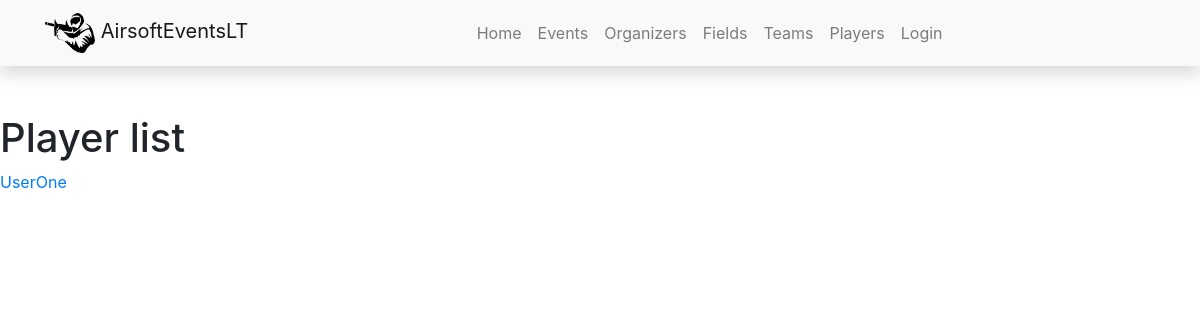
The page /teams/players/ on the database as committed earlier.
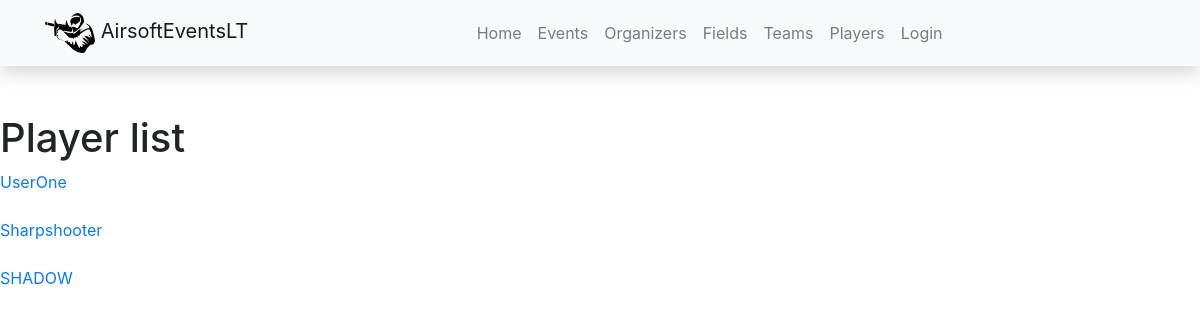
The same page on the database as committed later.
### teams/models.py (models this page shows, shortened)
class Player(models.Model):
    user = models.ForeignKey(User, on_delete=models.SET_NULL, null=True, blank=True)
    n_name = models.CharField('Nickname of the player', max_length=150)
    team = models.ForeignKey("Team", related_name='team_players', on_delete=models.SET_NULL, null=True)
    games_played = models.IntegerField()
    player_from = models.CharField('Town where player is from', max_length=150)
    date_of_birth = models.DateField()
    team_leader = models.BooleanField()
    class Meta:
        verbose_name = _("Player")
        verbose_name_plural = _("Players")

### teams/views.py (the view)
# urls.py: path('players/', views.PlayerListView.as_view(), name='players'),
class PlayerListView(generic.ListView):
    model = Player
    context_object_name = 'players'
    template_name = 'players.html'

### teams/templates/players.html
{% extends "base.html" %}
{% load i18n %}
{% block content %}
<h1>Player list</h1>
{% if players %}
<div>
    {% for player in players %}
    <a href={{ player.id }}><div> {{ player.n_name }} </div></a>
    <br>
    {% endfor %}
</div>
{% else %}
<div> No players yet </div>
{% endif %}
{% endblock %}

Rows that differ between the two databases and show on the page:
added Player: n_name "Sharpshooter"
added Player: n_name "SHADOW"
